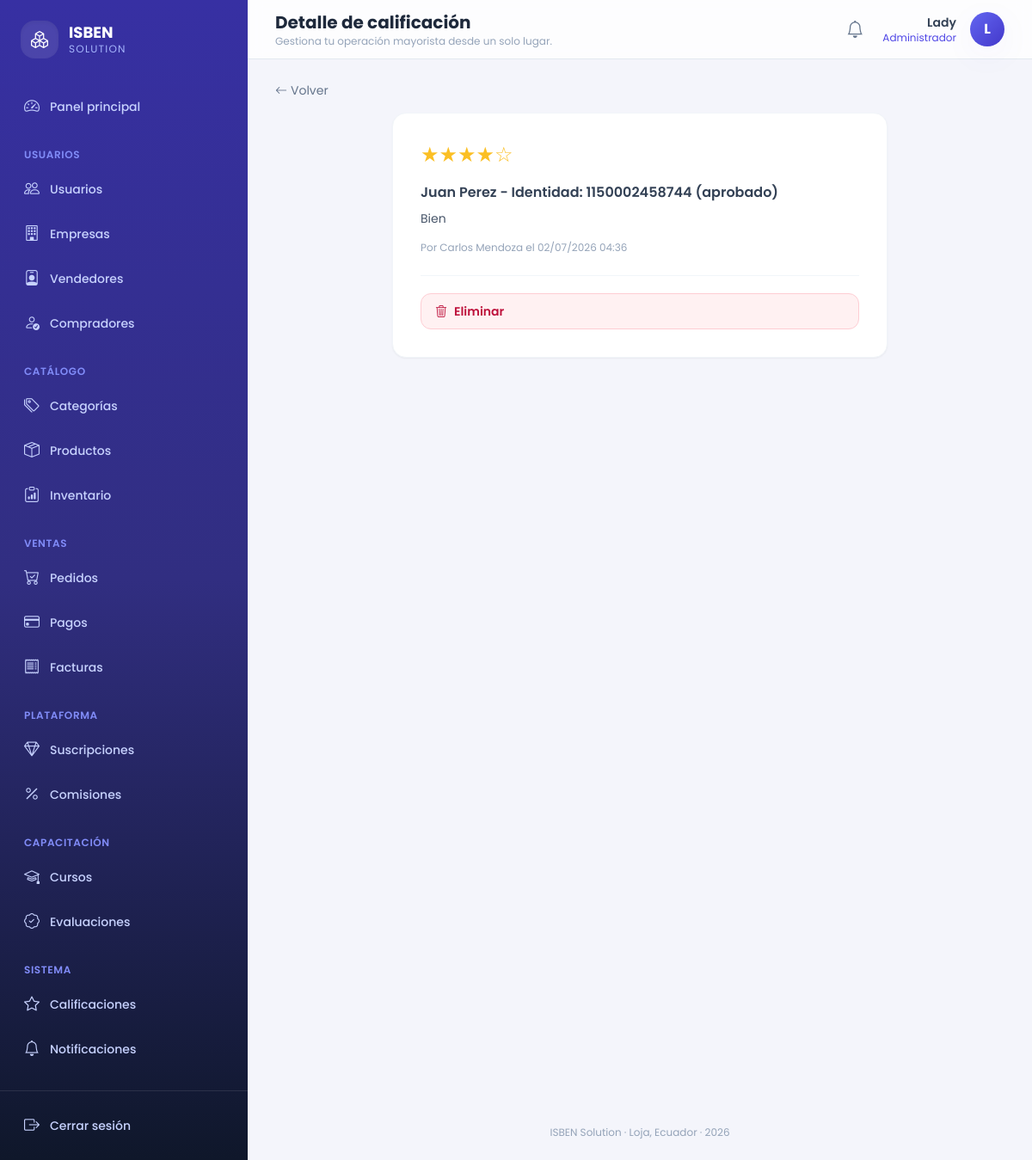
/calificaciones/2/ (signed in), run on the app's committed database.
### core/models.py (models this page shows, shortened)
class Notificacion(models.Model):
    destinatario  = models.ForeignKey(Usuario, on_delete=models.CASCADE,
                                      related_name='notificaciones')
    tipo          = models.CharField(max_length=20, choices=TIPO_NOTIFICACION)
    titulo        = models.CharField(max_length=200)
    mensaje       = models.TextField()
    leida         = models.BooleanField(default=False)
    fecha_envio   = models.DateTimeField(auto_now_add=True)
    fecha_lectura = models.DateTimeField(null=True, blank=True)
    class Meta:
        ordering = ['-fecha_envio']
        verbose_name = 'Notificación'
        verbose_name_plural = 'Notificaciones'

class Usuario(AbstractUser):
    email    = models.EmailField(unique=True)
    telefono = models.CharField(max_length=20, blank=True)
    rol      = models.CharField(max_length=20, choices=ROL_USUARIO)
    fecha_actualizacion = models.DateTimeField(auto_now=True)
    REQUIRED_FIELDS = ['email', 'rol']
    class Meta:
        verbose_name = 'Usuario'
        verbose_name_plural = 'Usuarios'
    def get_nombre_completo(self):
        return self.get_full_name()

class Calificacion(models.Model):
    autor               = models.ForeignKey(Usuario, on_delete=models.SET_NULL,
                                            null=True, related_name='calificaciones_emitidas')
    tipo_calificado     = models.CharField(max_length=20, choices=TIPO_CALIFICADO)
    vendedor_calificado = models.ForeignKey(Vendedor, on_delete=models.CASCADE,
                                            null=True, blank=True, related_name='calificaciones')
    empresa_calificada  = models.ForeignKey(Empresa, on_delete=models.CASCADE,
                                            null=True, blank=True, related_name='calificaciones')
    puntuacion          = models.FloatField()
    comentario          = models.TextField(blank=True)
    es_incidencia       = models.BooleanField(default=False)
    fecha_calificacion  = models.DateTimeField(auto_now_add=True)
    class Meta:
        verbose_name = 'Calificación'
        verbose_name_plural = 'Calificaciones'
    def get_estrellas(self):
        llenas = int(self.puntuacion)
        vacias = 5 - llenas
        return '★' * llenas + '☆' * vacias

class Vendedor(models.Model):
    usuario               = models.OneToOneField(Usuario, on_delete=models.CASCADE,
                                                 related_name='vendedor')
    numero_identidad      = models.CharField(max_length=20, unique=True)
    calificacion_promedio = models.FloatField(default=0.0)
    estado_aprobacion     = models.CharField(max_length=20, choices=ESTADO_APROBACION,
                                             default='pendiente')
    empresas_aprobadoras  = models.ManyToManyField(Empresa, blank=True,
                                                   related_name='vendedores_aprobados')
    class Meta:
        verbose_name = 'Vendedor'
        verbose_name_plural = 'Vendedores'
    def __str__(self):
        return "%s - Identidad: %s (%s)" % (
            self.usuario.get_nombre_completo(),
            self.numero_identidad,
            self.estado_aprobacion
        )

### core/views.py (the view)
# urls.py: path('calificaciones/<int:pk>/', views.detalle_calificacion, name='detalle_calificacion'),
@login_required
def detalle_calificacion(request, pk):
    calificacion = get_object_or_404(Calificacion, pk=pk)
    return render(request, 'core/calificaciones/detalle.html', {'calificacion': calificacion})

### core/context_processors.py (called while the page is built)
def notificaciones(request):
    if request.user.is_authenticated:
        return {
            'notificaciones_no_leidas_global': request.user.notificaciones.filter(leida=False).count(),
        }
    return {}

### core/templates/core/calificaciones/detalle.html (shortened to what this page needs)
{% extends 'core/master.html' %}
{% block header_title %}Detalle de calificación{% endblock %}
{% block content %}
<a href="{% url 'lista_calificaciones' %}" class="mb-4 inline-flex items-center gap-1 text-sm text-slate-500 hover:text-brand-600"><i class="bi bi-arrow-left"></i> Volver</a>
<div class="mx-auto max-w-xl rounded-2xl border border-slate-100 bg-white p-6 shadow-sm sm:p-8">
  <div class="mb-4 flex items-center justify-between">
    <span class="text-2xl text-amber-400">{{ calificacion.get_estrellas }}</span>
  </div>
  <p class="font-semibold text-slate-700">{{ calificacion.vendedor_calificado|default:calificacion.empresa_calificada }}</p>
  <p class="mt-2 text-sm text-slate-600">{{ calificacion.comentario|default:"Sin comentario." }}</p>
  <p class="mt-4 text-xs text-slate-400">Por {{ calificacion.autor.get_full_name|default:"Usuario eliminado" }} el {{ calificacion.fecha_calificacion|date:"d/m/Y H:i" }}</p>
  {% if user.rol == 'administrador' %}
  <div class="mt-6 border-t border-slate-100 pt-5">
    <a href="{% url 'eliminar_calificacion' calificacion.pk %}" class="flex items-center gap-2 rounded-xl border border-rose-200 bg-rose-50 px-4 py-2.5 text-sm font-semibold text-rose-700 hover:bg-rose-100"><i class="bi bi-trash3"></i> Eliminar</a>
  </div>
  {% endif %}
</div>
{% endblock %}

### core/templates/core/master.html (shortened to what this page needs)
{% load static %}
<!DOCTYPE html>
<html lang="es">
<head>
<script src="https://cdn.tailwindcss.com"></script>
<link rel="stylesheet" href="https://cdn.jsdelivr.net/npm/bootstrap-icons@1.11.3/font/bootstrap-icons.min.css">
<link rel="stylesheet" href="{% static 'core/css/estilos.css' %}">
</head>
<body class="font-sans text-slate-700 antialiased" x-data="{ sidebarOpen: false }">
{% if user.is_authenticated %}
<div class="flex min-h-screen">
  <aside
    class="fixed inset-y-0 left-0 z-40 w-72 transform bg-gradient-to-b from-brand-800 via-brand-900 to-slate-900 text-indigo-100 transition-transform duration-300 lg:static lg:translate-x-0"
    :class="sidebarOpen ? 'translate-x-0' : '-translate-x-full'">
    <div class="flex h-full flex-col">
      <div class="flex items-center gap-3 px-6 py-6">
        <div class="flex h-11 w-11 items-center justify-center rounded-2xl bg-white/10 text-xl font-bold text-white shadow-inner">
          <i class="bi bi-boxes"></i>
        </div>
        <div>
          <p class="text-lg font-bold leading-tight text-white">ISBEN</p>
          <p class="text-xs uppercase tracking-widest text-indigo-300">Solution</p>
        </div>
      </div>
      <nav class="mt-2 flex-1 space-y-6 overflow-y-auto px-4 pb-6">
        <div>
          <a href="{% url 'inicio' %}"
             class="group relative flex items-center gap-3 rounded-xl px-3 py-2.5 text-sm font-medium transition {% if request.resolver_match.url_name == 'inicio' %}bg-white/10 text-white shadow-soft{% else %}text-indigo-200 hover:translate-x-0.5 hover:bg-white/5 hover:text-white{% endif %}">
            <i class="bi bi-speedometer2 text-lg"></i> Panel principal
          </a>
        </div>
        {% if user.rol == 'administrador' %}
        <div>
          <p class="px-3 pb-2 text-xs font-semibold uppercase tracking-wider text-indigo-400">Usuarios</p>
          <div class="space-y-1">
            {% include 'core/partials/_nav_link.html' with url_name='lista_usuarios' icon='bi-people' label='Usuarios' %}
            {% include 'core/partials/_nav_link.html' with url_name='lista_empresas' icon='bi-building' label='Empresas' %}
            {% include 'core/partials/_nav_link.html' with url_name='lista_vendedores' icon='bi-person-badge' label='Vendedores' %}
            {% include 'core/partials/_nav_link.html' with url_name='lista_compradores' icon='bi-person-check' label='Compradores' %}
          </div>
        </div>
        {% endif %}
        <div>
          <p class="px-3 pb-2 text-xs font-semibold uppercase tracking-wider text-indigo-400">Catálogo</p>
          <div class="space-y-1">
            {% include 'core/partials/_nav_link.html' with url_name='lista_categorias' icon='bi-tags' label='Categorías' %}
            {% include 'core/partials/_nav_link.html' with url_name='lista_productos' icon='bi-box-seam' label='Productos' %}
            {% if user.rol in 'empresa,administrador' %}
              {% include 'core/partials/_nav_link.html' with url_name='lista_inventario' icon='bi-clipboard-data' label='Inventario' %}
            {% endif %}
          </div>
        </div>
        <div>
          <p class="px-3 pb-2 text-xs font-semibold uppercase tracking-wider text-indigo-400">Ventas</p>
          <div class="space-y-1">
            {% include 'core/partials/_nav_link.html' with url_name='lista_pedidos' icon='bi-cart-check' label='Pedidos' %}
            {% include 'core/partials/_nav_link.html' with url_name='lista_pagos' icon='bi-credit-card' label='Pagos' %}
            {% include 'core/partials/_nav_link.html' with url_name='lista_facturas' icon='bi-receipt' label='Facturas' %}
          </div>
        </div>
        {% if user.rol == 'administrador' or user.rol == 'empresa' %}
        <div>
          <p class="px-3 pb-2 text-xs font-semibold uppercase tracking-wider text-indigo-400">Plataforma</p>
          <div class="space-y-1">
            {% include 'core/partials/_nav_link.html' with url_name='lista_suscripciones' icon='bi-gem' label='Suscripciones' %}
            {% include 'core/partials/_nav_link.html' with url_name='lista_comisiones' icon='bi-percent' label='Comisiones' %}
          </div>
        </div>
        {% endif %}
        <div>
          <p class="px-3 pb-2 text-xs font-semibold uppercase tracking-wider text-indigo-400">Capacitación</p>
          <div class="space-y-1">
            {% include 'core/partials/_nav_link.html' with url_name='lista_cursos' icon='bi-mortarboard' label='Cursos' %}
            {% include 'core/partials/_nav_link.html' with url_name='lista_evaluaciones' icon='bi-patch-check' label='Evaluaciones' %}
          </div>
        </div>
        <div>
          <p class="px-3 pb-2 text-xs font-semibold uppercase tracking-wider text-indigo-400">Sistema</p>
          <div class="space-y-1">
            {% include 'core/partials/_nav_link.html' with url_name='lista_calificaciones' icon='bi-star' label='Calificaciones' %}
            {% include 'core/partials/_nav_link.html' with url_name='lista_notificaciones' icon='bi-bell' label='Notificaciones' %}
          </div>
        </div>
      </nav>
      <div class="border-t border-white/10 p-4">
        <form action="{% url 'logout' %}" method="post">
          <button type="submit" class="flex w-full items-center gap-3 rounded-xl px-3 py-2.5 text-sm font-medium text-indigo-200 transition hover:bg-white/5 hover:text-white">
            <i class="bi bi-box-arrow-right text-lg"></i> Cerrar sesión
          </button>
        </form>
      </div>
    </div>
  </aside>
  <div class="flex min-h-screen flex-1 flex-col lg:pl-0">
    <header class="sticky top-0 z-20 flex items-center justify-between gap-4 border-b border-slate-200 bg-white/80 px-4 py-3 backdrop-blur lg:px-8">
      <div class="flex items-center gap-3">
        <div>
          <h1 class="text-lg font-bold text-slate-800 lg:text-xl">{% block header_title %}{% endblock %}</h1>
          <p class="hidden text-xs text-slate-400 sm:block">{% block header_subtitle %}Gestiona tu operación mayorista desde un solo lugar.{% endblock %}</p>
        </div>
      </div>
      <div class="flex items-center gap-3">
        <a href="{% url 'lista_notificaciones' %}" class="relative grid h-10 w-10 place-items-center rounded-xl text-slate-500 transition hover:bg-slate-100 hover:text-brand-600" title="Notificaciones">
          <i class="bi bi-bell text-xl"></i>
        </a>
        <div class="flex items-center gap-4" x-data="{ open: false }">
          <div class="hidden text-right sm:block">
            <p class="text-sm font-semibold text-slate-700">{{ user.get_full_name|default:user.username }}</p>
            <p class="text-xs capitalize text-brand-600">{{ user.get_rol_display }}</p>
          </div>
          <button @click="open = !open" class="grid h-10 w-10 place-items-center rounded-full bg-gradient-to-br from-brand-500 to-brand-700 font-bold text-white shadow-soft transition hover:shadow-lg">
            {{ user.first_name|slice:":1"|upper|default:user.username|slice:":1"|upper }}
          </button>
        </div>
      </div>
    </header>
    <main class="pagina-contenido flex-1 px-4 py-6 lg:px-8">
      {% block content %}{% endblock %}
    </main>
    <footer class="px-4 py-6 text-center text-xs text-slate-400 lg:px-8">
      ISBEN Solution &middot; Loja, Ecuador &middot; {% now "Y" %}
    </footer>
  </div>
</div>
{% else %}
  {% block auth_content %}{% endblock %}
{% endif %}
</body>
</html>

### core/templates/core/partials/_nav_link.html (shortened to what this page needs)
{% url url_name as nav_url %}
<a href="{{ nav_url }}"
   class="group relative flex items-center gap-3 rounded-xl px-3 py-2.5 text-sm font-medium transition {% if request.resolver_match.url_name == url_name %}bg-white/10 text-white shadow-soft{% else %}text-indigo-200 hover:translate-x-0.5 hover:bg-white/5 hover:text-white{% endif %}">
  <i class="bi {{ icon }} text-lg"></i> {{ label }}
</a>

### core/templates/core/master.html (style rules this page uses)
body { background: #f4f5fb; }
main.pagina-contenido { animation: fadeInUp 0.35s ease-out; }
a, button { -webkit-tap-highlight-color: transparent; }

### data on the page
Notificacion: tipo "Inventario"
Usuario: get_full_name "Lady", rol "Administrador", first_name "L"
Calificacion: get_estrellas "★★★★☆", vendedor_calificado "Juan Perez - Identidad: 1150002458744 (aprobado)", comentario "Bien", autor.get_full_name "Carlos Mendoza", fecha_calificacion "02/07/2026 04:36"

### other printed values
{{ label }} "Usuarios Empresas Vendedores Compradores Categorías Productos Pedidos Pagos Facturas Suscripciones Comisiones Cursos Evaluaciones Calificaciones Notificaciones"
